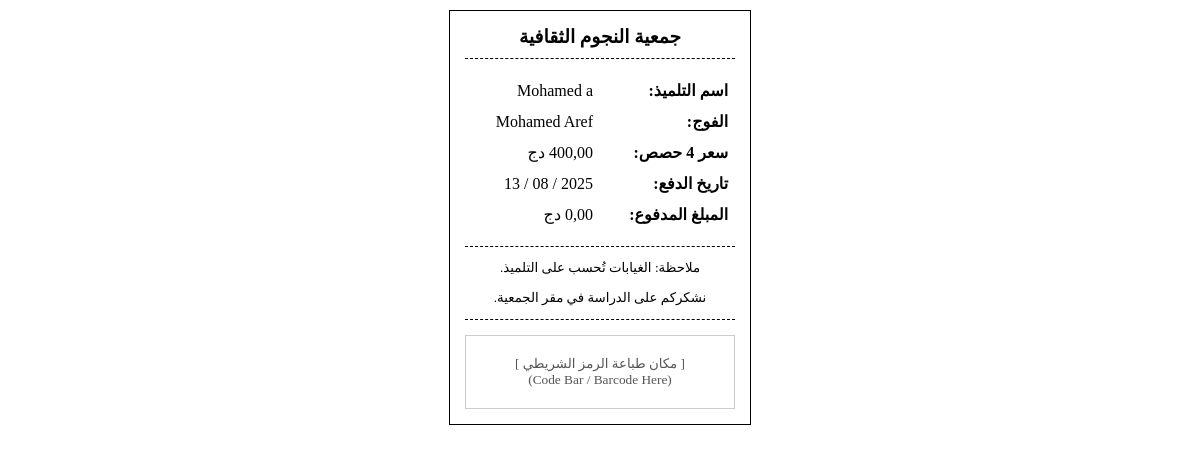
Page /students/1/group/1/print_receipt/ on the committed database.
### school_app/models.py (models this page shows, shortened)
class Student(models.Model):
    first_name = models.CharField(max_length=100, verbose_name="الاسم الأول")
    last_name = models.CharField(max_length=100, verbose_name="اللقب")
    phone_number = models.CharField(max_length=20, unique=True, verbose_name="رقم هاتف الطالب")
    guardian_phone = models.CharField(max_length=20, verbose_name="رقم هاتف الولي")
    birth_day = models.IntegerField(verbose_name="يوم الميلاد")
    birth_month = models.IntegerField(verbose_name="شهر الميلاد")
    birth_year = models.IntegerField(verbose_name="سنة الميلاد")
    academic_level = models.ForeignKey(AcademicLevel, on_delete=models.PROTECT, verbose_name="المستوى الدراسي")
    registration_fee_paid = models.BooleanField(default=False, verbose_name="رسوم التسجيل مدفوعة")
    card_number = models.CharField(max_length=20, unique=True, blank=True, null=True, verbose_name="رقم البطاقة")
    prepaid_balance = models.DecimalField(max_digits=10, decimal_places=2, default=Decimal('0.00'), verbose_name="رصيد مدفوع مقدماً")
    created_at = models.DateTimeField(auto_now_add=True, verbose_name="تاريخ الإنشاء")
    class Meta:
        verbose_name = "طالب"
        verbose_name_plural = "الطلاب"

class Group(models.Model):
    name = models.CharField(max_length=100, verbose_name="اسم الفوج")
    subject = models.ForeignKey(Subject, on_delete=models.PROTECT, verbose_name="المادة")
    teacher = models.ForeignKey(Teacher, on_delete=models.CASCADE, verbose_name="المدرس")
    academic_levels = models.ManyToManyField(AcademicLevel, verbose_name="المستويات الدراسية المتوافقة")
    price_per_4_sessions = models.DecimalField(max_digits=10, decimal_places=2, verbose_name="السعر لكل 4 حصص")
    session_day = models.IntegerField(choices=[
        (0, 'الاثنين'),
        (1, 'الثلاثاء'),
        (2, 'الأربعاء'),
        (3, 'الخميس'),
        (4, 'الجمعة'),
        (5, 'السبت'),
        (6, 'الأحد')
    ], verbose_name="يوم الحصة")
    session_start_time = models.TimeField(verbose_name="وقت بداية الحصة")
    session_duration = models.DecimalField(max_digits=4, decimal_places=2, default=1.5, verbose_name="مدة الحصة (ساعات)")
    students = models.ManyToManyField(Student, blank=True, verbose_name="الطلاب المسجلون")
    created_at = models.DateTimeField(auto_now_add=True, verbose_name="تاريخ الإنشاء")
    is_continuous = models.BooleanField(default=False, verbose_name="فوج مستمر (تُنشأ الحصص أسبوعياً تلقائياً)")
    created_sessions_until = models.DateField(null=True, blank=True, verbose_name="تم إنشاء الحصص حتى تاريخ")
    class Meta:
        verbose_name = "فوج"
        verbose_name_plural = "الأفواج"

### school_app/views.py (the view)
# urls.py: path('students/<int:student_id>/group/<int:group_id>/print_receipt/', views.print_student_payment_receipt, name='print_student_payment_receipt'),
def print_student_payment_receipt(request, student_id, group_id):
    student = get_object_or_404(Student, id=student_id)
    group = get_object_or_404(Group, id=group_id)
    amount_paid_str = request.GET.get('amount_paid', '0') # This is cash/card payment
    session_ids_str = request.GET.get('session_ids', '')
    prepaid_used_str = request.GET.get('prepaid_used', '0')
    try:
        amount_paid_cash_card = Decimal(amount_paid_str)
        prepaid_used = Decimal(prepaid_used_str)
    except ValueError:
        amount_paid_cash_card = Decimal('0.00')
        prepaid_used = Decimal('0.00')
    total_credited_for_sessions = amount_paid_cash_card + prepaid_used
    paid_sessions = []
    if session_ids_str:
        try:
            session_ids = [int(sid) for sid in session_ids_str.split(',') if sid.isdigit()]
            paid_sessions = Session.objects.filter(id__in=session_ids, group=group).order_by('date', 'start_time')
        except ValueError:
            pass # Keep paid_sessions empty
    context = {
        'student': student,
        'group': group,
        'amount_paid_cash_card': amount_paid_cash_card, # Actual amount handed over
        'prepaid_used': prepaid_used, # Amount taken from prepaid balance
        'total_credited_for_sessions': total_credited_for_sessions, # Total value applied to sessions
        'paid_sessions': paid_sessions,
        'price_per_session': group.price_per_4_sessions / Decimal('4') if group.price_per_4_sessions > 0 else Decimal('0.00'),
        'print_date': timezone.now(),
    }
    return render(request, 'school_app/print_student_payment_receipt.html', context)

### templates/school_app/print_student_payment_receipt.html (shortened to what this page needs)
<!DOCTYPE html>
<html lang="ar" dir="rtl">
<head>
</head>
<body onload="window.print();">
    <div class="receipt-container">
        <div class="header">جمعية النجوم الثقافية</div>
        <div class="line"></div>
        <table class="info-table">
            <tr>
                <td class="label">اسم التلميذ:</td>
                <td>{{ student.first_name }} {{ student.last_name }}</td>
            </tr>
            <tr>
                <td class="label">الفوج:</td>
                <td>{{ group.name }}</td>
            </tr>
            <tr>
                <td class="label">سعر 4 حصص:</td>
                <td>{{ group.price_per_4_sessions|floatformat:2 }} دج</td>
            </tr>
            <tr>
                <td class="label">تاريخ الدفع:</td>
                <td>{{ print_date|date:"Y / m / d" }}</td>
            </tr>
            <tr>
                <td class="label">المبلغ المدفوع:</td>
                <td>{{ amount_paid_cash_card|floatformat:2 }} دج</td>
            </tr>
        </table>
        <div class="line"></div>
        <div class="footer-note">
            <p>ملاحظة: الغيابات تُحسب على التلميذ.</p>
            <p>نشكركم على الدراسة في مقر الجمعية.</p>
        </div>
        <div class="line"></div>
        <div class="barcode-area">
            [ مكان طباعة الرمز الشريطي ]
            <br>
            (Code Bar / Barcode Here)
        </div>
    </div>
</body>
</html>

### templates/school_app/print_student_payment_receipt.html (style rules this page uses)
body { font-family: 'Tahoma', 'Arabic Typesetting', 'Times New Roman', serif; width: 80mm; margin: 0 auto; padding: 10px; font-size: 12pt; }
.receipt-container { border: 1px solid #000; padding: 15px; text-align: center; }
.header { font-weight: bold; font-size: 14pt; margin-bottom: 10px; }
.line { border-top: 1px dashed #000; margin: 10px 0; }
.info-table { width: 100%; text-align: right; margin-top: 15px; margin-bottom: 15px; }
.info-table td { padding: 5px; }
.label { font-weight: bold; }
.footer-note { margin-top: 10px; font-size: 10pt; }
.barcode-area { border: 1px solid #ccc; padding: 20px; margin-top: 15px; font-size: 10pt; color: #555; }

### rows in the picture
Student: first_name "Mohamed", last_name "a"
Group: name "Mohamed Aref", price_per_4_sessions "400,00"

### other values in the picture
{{ amount_paid_cash_card|floatformat:2 }} "0,00"
